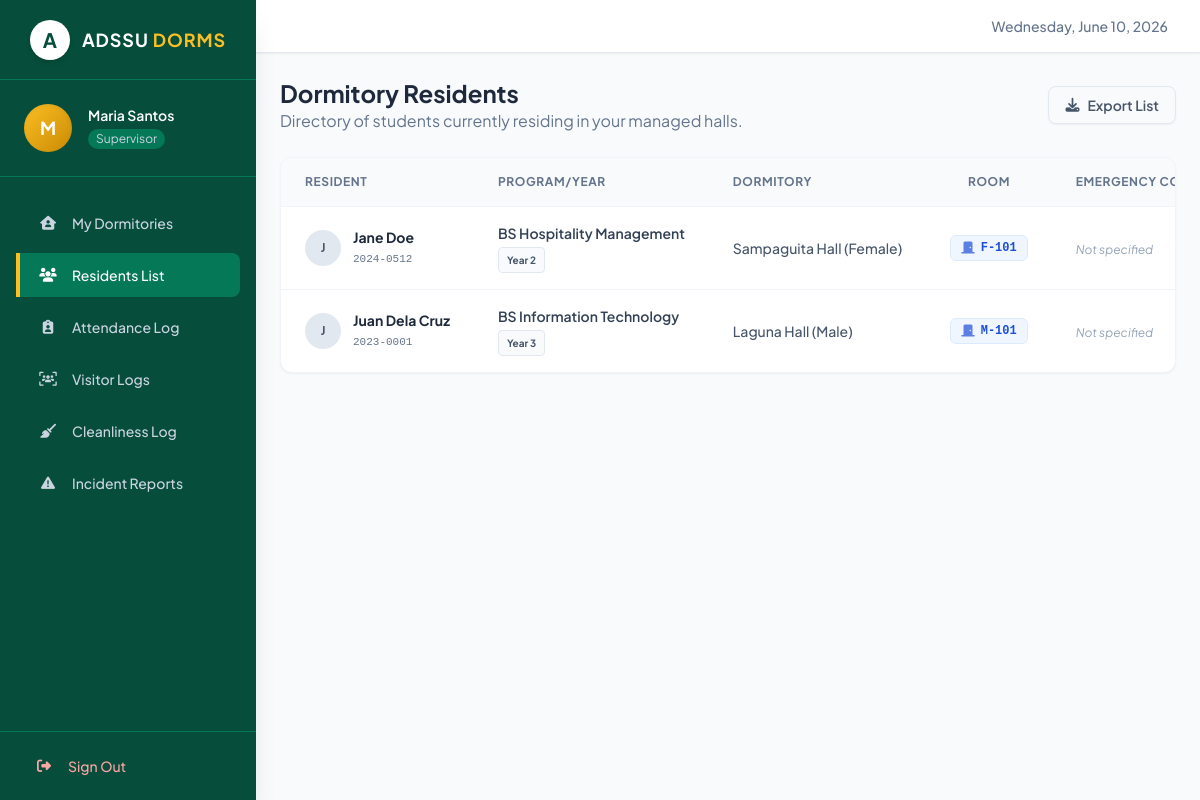
/supervisor/residents (signed in), run on the app's committed database.
### tables this page shows
CREATE TABLE IF NOT EXISTS room_assignments (
    id INT AUTO_INCREMENT PRIMARY KEY,
    student_id INT NOT NULL,
    room_id INT NOT NULL,
    semester VARCHAR(50) NOT NULL,
    check_in_date DATE,
    check_out_date DATE NULL,
    FOREIGN KEY (student_id) REFERENCES users(id) ON DELETE CASCADE,
    FOREIGN KEY (room_id) REFERENCES dorm_rooms(id) ON DELETE CASCADE
);

CREATE TABLE IF NOT EXISTS users (
    id INT AUTO_INCREMENT PRIMARY KEY,
    name VARCHAR(100) NOT NULL,
    email VARCHAR(100) NOT NULL UNIQUE,
    password_hash VARCHAR(255) NOT NULL,
    role ENUM('student', 'supervisor', 'admin') NOT NULL,
    created_at TIMESTAMP DEFAULT CURRENT_TIMESTAMP
);

CREATE TABLE IF NOT EXISTS residents (
    id INT AUTO_INCREMENT PRIMARY KEY,
    user_id INT NOT NULL,
    student_id_number VARCHAR(50) NOT NULL UNIQUE,
    course VARCHAR(100) NOT NULL,
    year_level INT NOT NULL,
    income_bracket ENUM('Low', 'Middle', 'High') DEFAULT 'Middle',
    is_indigenous BOOLEAN DEFAULT FALSE,
    profile_photo VARCHAR(255) DEFAULT NULL,
    qr_code VARCHAR(255) DEFAULT NULL,
    FOREIGN KEY (user_id) REFERENCES users(id) ON DELETE CASCADE
);

CREATE TABLE IF NOT EXISTS dormitories (
    id INT AUTO_INCREMENT PRIMARY KEY,
    name VARCHAR(100) NOT NULL,
    gender_type ENUM('Male', 'Female', 'Co-ed') NOT NULL,
    capacity INT NOT NULL,
    supervisor_id INT,  
    FOREIGN KEY (supervisor_id) REFERENCES users(id) ON DELETE SET NULL
);

CREATE TABLE IF NOT EXISTS dorm_rooms (
    id INT AUTO_INCREMENT PRIMARY KEY,
    dorm_id INT NOT NULL,
    room_number VARCHAR(20) NOT NULL,
    capacity INT NOT NULL,
    current_occupancy INT DEFAULT 0,
    FOREIGN KEY (dorm_id) REFERENCES dormitories(id) ON DELETE CASCADE
);

### controllers/SupervisorController.php (called while the page is built, shortened)
<?php
class SupervisorController extends BaseController {
    public function residents() {
        $user_id = $_SESSION['user_id'];
        $stmt = $this->pdo->prepare('SELECT id FROM dormitories WHERE supervisor_id = ?');
        $stmt->execute([$user_id]);
        $managed_dorms = $stmt->fetchAll();
        $dorm_ids = array_column($managed_dorms, 'id');
        $residents = [];
        if (!empty($dorm_ids)) {
            $in_clause = implode(',', array_fill(0, count($dorm_ids), '?'));
            $stmt = $this->pdo->prepare("
                SELECT u.id as student_id, u.name, u.email, sp.student_id_number, sp.course, sp.year_level, r.room_number, d.name as dorm_name, ra.check_in_date
                FROM room_assignments ra
                JOIN users u ON ra.student_id = u.id
                JOIN residents sp ON u.id = sp.user_id
                JOIN dorm_rooms r ON ra.room_id = r.id
                JOIN dormitories d ON r.dorm_id = d.id
                WHERE d.id IN ($in_clause) AND ra.check_out_date IS NULL
                ORDER BY r.room_number, u.name
            ");
            $stmt->execute($dorm_ids);
            $residents = $stmt->fetchAll();
        }
        $this->view('supervisor/residents', ['residents' => $residents]);
    }
}
?>

### views/supervisor/residents.php (the view, shortened to what this page needs)
<?php include 'views/layouts/header.php'; ?>
<div class="flex flex-col md:flex-row justify-between items-start md:items-center mb-6 gap-4">
    <div>
        <h2 class="text-2xl font-bold text-slate-800">Dormitory Residents</h2>
        <p class="text-slate-500">Directory of students currently residing in your managed halls.</p>
    </div>
    <div>
        <a href="?export=csv" class="inline-flex items-center px-4 py-2 border border-slate-200 text-slate-600 rounded-lg hover:bg-slate-50 transition-colors text-sm font-semibold shadow-sm focus:ring-2 focus:ring-slate-200 focus:ring-offset-2">
            <i class="fa-solid fa-download mr-2"></i> Export List
        </a>
    </div>
</div>
<div class="bg-white rounded-xl shadow-sm border border-slate-100 overflow-hidden">
    <div class="overflow-x-auto">
        <table class="w-full text-left text-sm whitespace-nowrap">
            <thead class="bg-slate-50 border-b border-slate-100 text-slate-500 text-xs uppercase tracking-wider font-bold">
                <tr>
                    <th class="px-6 py-4">Resident</th>
                    <th class="px-6 py-4">Program/Year</th>
                    <th class="px-6 py-4">Dormitory</th>
                    <th class="px-6 py-4 text-center">Room</th>
                    <th class="px-6 py-4">Emergency Contact</th>
                </tr>
            </thead>
            <tbody class="divide-y divide-slate-100">
                <?php if(empty($residents)): ?>
                    <tr>
                        <td colspan="6" class="px-6 py-12 text-center">
                            <i class="fa-solid fa-users-slash text-slate-300 text-4xl mb-3 block"></i>
                            <span class="text-slate-500 font-medium">No residents found in your halls.</span>
                        </td>
                    </tr>
                <?php else: ?>
                    <?php foreach ($residents as $res): ?>
                    <tr class="hover:bg-slate-50/50 transition-colors">
                        <td class="px-6 py-4">
                            <div class="flex items-center">
                                <div class="w-9 h-9 rounded-full bg-slate-200 text-slate-600 flex items-center justify-center font-bold text-xs mr-3">
                                    <?php echo strtoupper(substr($res['name'], 0, 1)); ?>
                                </div>
                                <div>
                                    <div class="font-bold text-slate-800"><?php echo htmlspecialchars($res['name']); ?></div>
                                    <div class="text-[11px] text-slate-500 mt-0.5 font-mono"><?php echo htmlspecialchars($res['student_id_number']); ?></div>
                                </div>
                            </div>
                        </td>
                        <td class="px-6 py-4">
                            <div class="font-semibold text-slate-700"><?php echo htmlspecialchars($res['course']); ?></div>
                            <span class="inline-block mt-1 px-2 py-0.5 rounded text-[10px] font-bold bg-adssu-light text-slate-600 border border-slate-200">
                                Year <?php echo htmlspecialchars($res['year_level']); ?>
                            </span>
                        </td>
                        <td class="px-6 py-4 text-slate-600 font-medium">
                            <?php echo htmlspecialchars($res['dorm_name']); ?>
                        </td>
                        <td class="px-6 py-4 text-center">
                            <span class="inline-flex items-center px-2.5 py-1 rounded-md bg-blue-50 text-blue-700 border border-blue-100 font-mono text-xs font-bold">
                                <i class="fa-solid fa-door-closed mr-1.5 opacity-70"></i><?php echo htmlspecialchars($res['room_number']); ?>
                            </span>
                        </td>
                        <td class="px-6 py-4">
                            <span class="text-xs text-slate-400 italic">Not specified</span>
                        </td>
                    </tr>
                    <?php endforeach; ?>
                <?php endif; ?>
            </tbody>
        </table>
    </div>
</div>
<?php include 'views/layouts/footer.php'; ?>

### data on the page
room_assignments: student.name "J", student.name "Jane Doe", residents.student_id_number "2024-0512", residents.course "BS Hospitality Management", residents.year_level "2", dormitories.name "Sampaguita Hall (Female)", room.room_number "F-101"
room_assignments: student.name "J", student.name "Juan Dela Cruz", residents.student_id_number "2023-0001", residents.course "BS Information Technology", residents.year_level "3", dormitories.name "Laguna Hall (Male)", room.room_number "M-101"

### other printed values
substr($_SESSION['name'], 0, 1) "M"
$_SESSION['name'] "Maria Santos"
$_SESSION['role'] "Supervisor"
$label "My Dormitories Residents List Attendance Log Visitor Logs Cleanliness Log Incident Reports"
